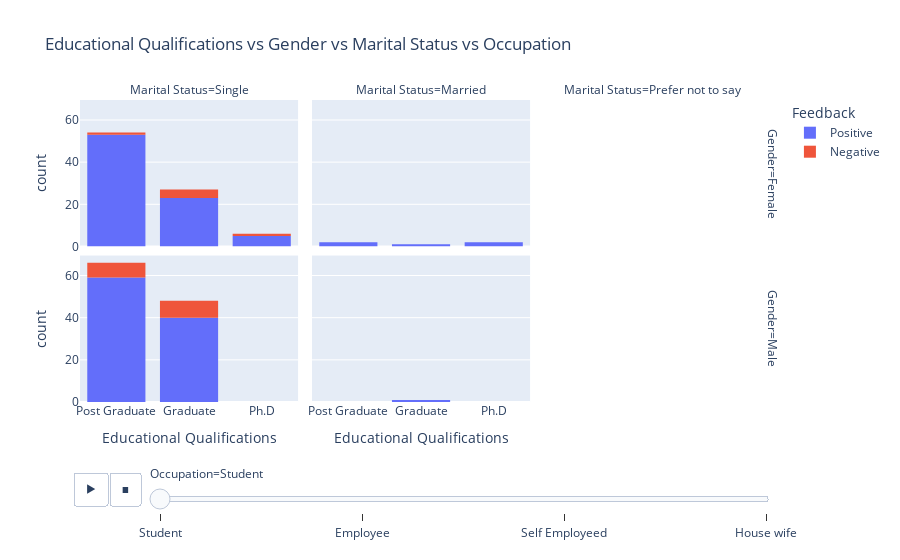

The notebook cell saved with this chart:
### Code cell
multiabel_dist_plot("Educational Qualifications", "Gender", "Marital Status", "Occupation", "Feedback") # Distribution of Educational Qualifications vs Gender vs Marital Status vs Occupation

### Figure 1 — Plotly figure (JSON) as saved in the notebook; plotly's stock layout.template omitted (floating-point values rounded to 4 significant figures)
{"data": [{"alignmentgroup": "True", "bingroup": "x", "hovertemplate": "Feedback=Positive<br>Occupation=Student<br>Gender=Female<br>Marital Status=Single<br>Educational Qualifications=%{x}<br>count=%{y}<extra></extra>", "legendgroup": "Positive", "marker": {"color": "#636efa", "pattern": {"shape": ""}}, "name": "Positive", "offsetgroup": "Positive", "orientation": "v", "showlegend": true, "type": "histogram", "x": ["Post Graduate", "Graduate", "Graduate", "Post Graduate", "Post Graduate", "Post Graduate", "Post Graduate", "Post Graduate", "Post Graduate", "Graduate", "Post Graduate", "Post Graduate", "Post Graduate", "Post Graduate", "Post Graduate", "Post Graduate", "Post Graduate", "Post Graduate", "Graduate", "Post Graduate", "Post Graduate", "Graduate", "Post Graduate", "Post Graduate", "Post Graduate", "Post Graduate", "Post Graduate", "Post Graduate", "Post Graduate", "Post Graduate", "Post Graduate", "Post Graduate", "Graduate", "Graduate", "Post Graduate", "Ph.D", "Graduate", "Post Graduate", "Graduate", "Post Graduate", "Post Graduate", "Post Graduate", "Post Graduate", "Graduate", "Post Graduate", "Post Graduate", "Graduate", "Ph.D", "Graduate", "Post Graduate", "Graduate", "Post Graduate", "Post Graduate", "Graduate", "Post Graduate", "Post Graduate", "Graduate", "Graduate", "Ph.D", "Graduate", "Post Graduate", "Graduate", "Graduate", "Post Graduate", "Post Graduate", "Post Graduate", "Post Graduate", "Post Graduate", "Post Graduate", "Graduate", "Ph.D", "Graduate", "Ph.D", "Graduate", "Post Graduate", "Graduate", "Post Graduate", "Post Graduate", "Post Graduate", "Post Graduate", "Post Graduate"], "xaxis": "x4", "yaxis": "y4"}, {"alignmentgroup": "True", "bingroup": "x", "hovertemplate": "Feedback=Positive<br>Occupation=Student<br>Gender=Female<br>Marital Status=Married<br>Educational Qualifications=%{x}<br>count=%{y}<extra></extra>", "legendgroup": "Positive", "marker": {"color": "#636efa", "pattern": {"shape": ""}}, "name": "Positive", "offsetgroup": "Positive", "orientation": "v", "showlegend": false, "type": "histogram", "x": ["Graduate", "Ph.D", "Post Graduate", "Ph.D", "Post Graduate"], "xaxis": "x5", "yaxis": "y5"}, {"alignmentgroup": "True", "bingroup": "x", "hovertemplate": "Feedback=Positive<br>Occupation=Student<br>Gender=Male<br>Marital Status=Single<br>Educational Qualifications=%{x}<br>count=%{y}<extra></extra>", "legendgroup": "Positive", "marker": {"color": "#636efa", "pattern": {"shape": ""}}, "name": "Positive", "offsetgroup": "Positive", "orientation": "v", "showlegend": false, "type": "histogram", "x": ["Post Graduate", "Graduate", "Post Graduate", "Graduate", "Post Graduate", "Post Graduate", "Graduate", "Post Graduate", "Post Graduate", "Post Graduate", "Post Graduate", "Post Graduate", "Post Graduate", "Post Graduate", "Graduate", "Post Graduate", "Graduate", "Post Graduate", "Post Graduate", "Post Graduate", "Post Graduate", "Post Graduate", "Post Graduate", "Post Graduate", "Post Graduate", "Graduate", "Post Graduate", "Graduate", "Post Graduate", "Post Graduate", "Post Graduate", "Graduate", "Post Graduate", "Post Graduate", "Post Graduate", "Post Graduate", "Post Graduate", "Post Graduate", "Graduate", "Post Graduate", "Post Graduate", "Post Graduate", "Graduate", "Post Graduate", "Post Graduate", "Graduate", "Post Graduate", "Post Graduate", "Post Graduate", "Post Graduate", "Post Graduate", "Post Graduate", "Post Graduate", "Post Graduate", "Post Graduate", "Post Graduate", "Post Graduate", "Graduate", "Graduate", "Graduate", "Post Graduate", "Graduate", "Graduate", "Post Graduate", "Graduate", "Post Graduate", "Post Graduate", "Graduate", "Graduate", "Post Graduate", "Graduate", "Graduate", "Graduate", "Graduate", "Graduate", "Graduate", "Post Graduate", "Graduate", "Graduate", "Graduate", "Post Graduate", "Post Graduate", "Graduate", "Post Graduate", "Graduate", "Graduate", "Graduate", "Graduate", "Graduate", "Graduate", "Graduate", "Post Graduate", "Graduate", "Graduate", "Graduate", "Post Graduate", "Graduate", "Post Graduate", "Post Graduate"], "xaxis": "x", "yaxis": "y"}, {"alignmentgroup": "True", "bingroup": "x", "hovertemplate": "Feedback=Positive<br>Occupation=Student<br>Gender=Male<br>Marital Status=Married<br>Educational Qualifications=%{x}<br>count=%{y}<extra></extra>", "legendgroup": "Positive", "marker": {"color": "#636efa", "pattern": {"shape": ""}}, "name": "Positive", "offsetgroup": "Positive", "orientation": "v", "showlegend": false, "type": "histogram", "x": ["Graduate"], "xaxis": "x2", "yaxis": "y2"}, {"alignmentgroup": "True", "bingroup": "x", "hovertemplate": "Feedback=Negative <br>Occupation=Student<br>Gender=Female<br>Marital Status=Single<br>Educational Qualifications=%{x}<br>count=%{y}<extra></extra>", "legendgroup": "Negative ", "marker": {"color": "#EF553B", "pattern": {"shape": ""}}, "name": "Negative ", "offsetgroup": "Negative ", "orientation": "v", "showlegend": true, "type": "histogram", "x": ["Graduate", "Graduate", "Graduate", "Ph.D", "Graduate", "Post Graduate"], "xaxis": "x4", "yaxis": "y4"}, {"alignmentgroup": "True", "bingroup": "x", "hovertemplate": "Feedback=Negative <br>Occupation=Student<br>Gender=Male<br>Marital Status=Single<br>Educational Qualifications=%{x}<br>count=%{y}<extra></extra>", "legendgroup": "Negative ", "marker": {"color": "#EF553B", "pattern": {"shape": ""}}, "name": "Negative ", "offsetgroup": "Negative ", "orientation": "v", "showlegend": false, "type": "histogram", "x": ["Post Graduate", "Post Graduate", "Graduate", "Graduate", "Post Graduate", "Graduate", "Graduate", "Post Graduate", "Graduate", "Post Graduate", "Graduate", "Post Graduate", "Post Graduate", "Graduate", "Graduate"], "xaxis": "x", "yaxis": "y"}], "layout": {"annotations": [{"font": {}, "showarrow": false, "text": "Marital Status=Single", "x": 0.1567, "xanchor": "center", "xref": "paper", "y": 1, "yanchor": "bottom", "yref": "paper"}, {"font": {}, "showarrow": false, "text": "Marital Status=Married", "x": 0.49, "xanchor": "center", "xref": "paper", "y": 1, "yanchor": "bottom", "yref": "paper"}, {"font": {}, "showarrow": false, "text": "Marital Status=Prefer not to say", "x": 0.8233, "xanchor": "center", "xref": "paper", "y": 1, "yanchor": "bottom", "yref": "paper"}, {"font": {}, "showarrow": false, "text": "Gender=Male", "textangle": 90, "x": 0.98, "xanchor": "left", "xref": "paper", "y": 0.2425, "yanchor": "middle", "yref": "paper"}, {"font": {}, "showarrow": false, "text": "Gender=Female", "textangle": 90, "x": 0.98, "xanchor": "left", "xref": "paper", "y": 0.7575, "yanchor": "middle", "yref": "paper"}], "barmode": "relative", "legend": {"title": {"text": "Feedback"}, "tracegroupgap": 0}, "sliders": [{"active": 0, "currentvalue": {"prefix": "Occupation="}, "len": 0.9, "pad": {"b": 10, "t": 60}, "steps": [{"args": [["Student"], {"frame": {"duration": 0, "redraw": true}, "fromcurrent": true, "mode": "immediate", "transition": {"duration": 0, "easing": "linear"}}], "label": "Student", "method": "animate"}, {"args": [["Employee"], {"frame": {"duration": 0, "redraw": true}, "fromcurrent": true, "mode": "immediate", "transition": {"duration": 0, "easing": "linear"}}], "label": "Employee", "method": "animate"}, {"args": [["Self Employeed"], {"frame": {"duration": 0, "redraw": true}, "fromcurrent": true, "mode": "immediate", "transition": {"duration": 0, "easing": "linear"}}], "label": "Self Employeed", "method": "animate"}, {"args": [["House wife"], {"frame": {"duration": 0, "redraw": true}, "fromcurrent": true, "mode": "immediate", "transition": {"duration": 0, "easing": "linear"}}], "label": "House wife", "method": "animate"}], "x": 0.1, "xanchor": "left", "y": 0, "yanchor": "top"}], "title": {"text": "Educational Qualifications vs Gender vs Marital Status vs Occupation"}, "updatemenus": [{"buttons": [{"args": [null, {"frame": {"duration": 500, "redraw": true}, "fromcurrent": true, "mode": "immediate", "transition": {"duration": 500, "easing": "linear"}}], "label": "&#9654;", "method": "animate"}, {"args": [[null], {"frame": {"duration": 0, "redraw": true}, "fromcurrent": true, "mode": "immediate", "transition": {"duration": 0, "easing": "linear"}}], "label": "&#9724;", "method": "animate"}], "direction": "left", "pad": {"r": 10, "t": 70}, "showactive": false, "type": "buttons", "x": 0.1, "xanchor": "right", "y": 0, "yanchor": "top"}], "xaxis": {"anchor": "y", "domain": [0, 0.3133], "title": {"text": "Educational Qualifications"}}, "xaxis2": {"anchor": "y2", "domain": [0.3333, 0.6467], "matches": "x", "title": {"text": "Educational Qualifications"}}, "xaxis3": {"anchor": "y3", "domain": [0.6667, 0.98], "matches": "x", "title": {"text": "Educational Qualifications"}}, "xaxis4": {"anchor": "y4", "domain": [0, 0.3133], "matches": "x", "showticklabels": false}, "xaxis5": {"anchor": "y5", "domain": [0.3333, 0.6467], "matches": "x", "showticklabels": false}, "xaxis6": {"anchor": "y6", "domain": [0.6667, 0.98], "matches": "x", "showticklabels": false}, "yaxis": {"anchor": "x", "domain": [0, 0.485], "title": {"text": "count"}}, "yaxis2": {"anchor": "x2", "domain": [0, 0.485], "matches": "y", "showticklabels": false}, "yaxis3": {"anchor": "x3", "domain": [0, 0.485], "matches": "y", "showticklabels": false}, "yaxis4": {"anchor": "x4", "domain": [0.515, 1], "matches": "y", "title": {"text": "count"}}, "yaxis5": {"anchor": "x5", "domain": [0.515, 1], "matches": "y", "showticklabels": false}, "yaxis6": {"anchor": "x6", "domain": [0.515, 1], "matches": "y", "showticklabels": false}}}
